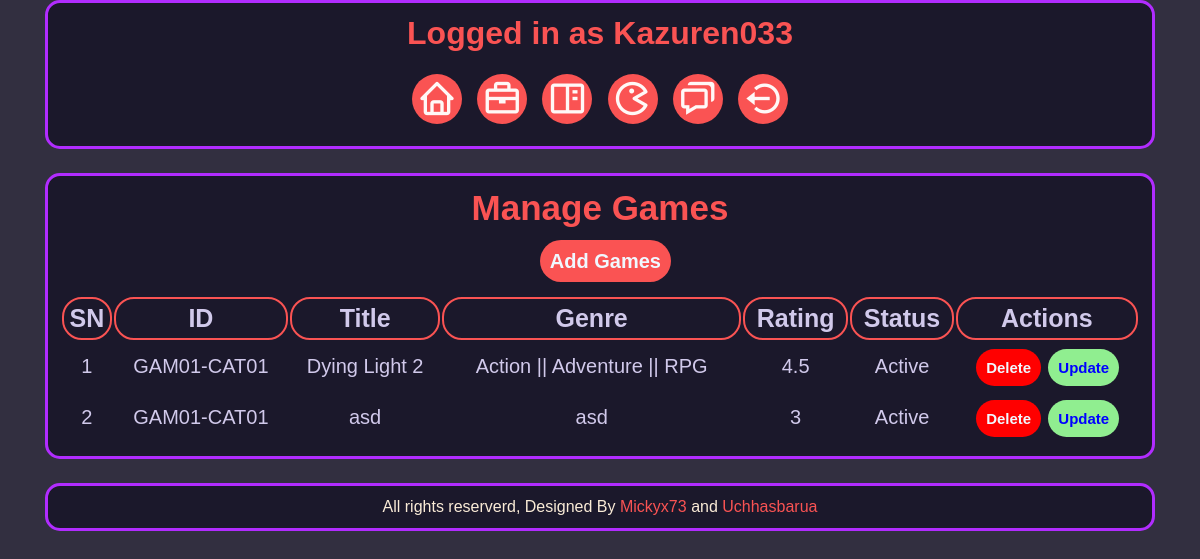
/admin/manage-games.php (signed in), run on the app's committed database.
### tables this page shows
CREATE TABLE `games` (
  `serial` int(11) NOT NULL,
  `id` varchar(100) NOT NULL,
  `title` varchar(100) NOT NULL,
  `genre` varchar(100) NOT NULL,
  `rating` float NOT NULL,
  `image` int(11) NOT NULL,
  `Status` varchar(100) NOT NULL
);

### admin/functions.php (called while the page is built, shortened)
<?php
function check_login($con)
{
	if(isset($_SESSION['user_id']))
	{
		$id = $_SESSION['user_id'];
		$query = "select * from login where id = '$id' limit 1";
		$result = mysqli_query($con,$query);
		if($result && mysqli_num_rows($result) > 0)
		{
			$user_data = mysqli_fetch_assoc($result);
			return $user_data;
		}
	}
	die;
}

### admin/manage-games.php (the view, shortened to what this page needs)
<?php
include("connection.php");
include("functions.php");
$user_data = check_login($con);
?>
<html>
<head>
    <link href="https://unpkg.com/boxicons@2.1.2/css/boxicons.min.css" rel="stylesheet" />
    <link rel="stylesheet" href="https://cdn.jsdelivr.net/npm/@fortawesome/fontawesome-free@6.1.2/css/fontawesome.min.css" />
    <link rel="stylesheet" href="../css/admin.css">
</head>
<body>
    <div class="menu text-align-center">
        <div class="wrapper container">
            <div class="Loggedin">
                <h1>Logged in as <?php echo $user_data['username']; ?></h1>
            </div>
            <ul>
                <li><a href="index.php"><i class="bx bx-home"></i></a></li>
                <li><a href="manage-admin.php"><i class='bx bx-briefcase'></i></a></li>
                <li><a href="manage-catagory.php"><i class='bx bx-book-content'></i></a></li>
                <li><a href="manage-games.php"><i class='bx bx-game'></i></a></li>
                <li><a href="requests.php"><i class='bx bx-chat'></i></a></li>
                <li><a href="logout.php"><i class='bx bx-log-out-circle'></i></a></li>
            </ul>
        </div>
    </div>
    <div class="main-content">
        <div class="wrapper container text-align-center">
            <h1><strong>Manage Games</strong></h1>
            <a href="add-game.php" class="btn-primary red">Add Games</a>
            <table class="tbl-full text-align-center">
                <tr>
                    <th>SN</th>
                    <th>ID</th>
                    <th>Title</th>
                    <th>Genre</th>
                    <th>Rating</th>
                    <th>Status</th>
                    <th>Actions</th>
                </tr>
                <?php
                $sql = "SELECT * FROM games";
                $res = mysqli_query($con, $sql);
                if ($res == TRUE) {
                    $rows = mysqli_num_rows($res);
                    $sn = 1;
                    if ($rows > 0) {
                        while ($rows = mysqli_fetch_assoc($res)) {
                            $id = $rows['serial'];
                            $gamid = $rows['id'];
                            $title = $rows['title'];
                            $genre = $rows['genre'];
                            $rating = $rows['rating'];
                            $status = $rows['Status'];
                ?>
                            <tr>
                                <td><?php echo $sn++; ?></td>
                                <td><?php echo $gamid; ?></td>
                                <td><?php echo $title; ?></td>
                                <td><?php echo $genre; ?></td>
                                <td><?php echo $rating; ?></td>
                                <td><?php echo $status; ?></td>
                                <td>
                                    <a href="<?php siteurl; ?>delete-catagory.php <?php echo $id; ?>" class="btn-primary del">Delete</a>
                                    <a href="#" class="btn-primary gre">Update</a>
                                </td>
                            </tr>
                <?php
                        }
                    } else {
                    }
                } else {
                }
                ?>
            </table>
        </div>
    </div>
    <div class="footer">
        <div class="wrapper container text-align-center">
            <p>All rights reserverd, Designed By <a href="https://github.com/Mickyx73">Mickyx73</a> and <a href="https://github.com/uchhasbarua">Uchhasbarua</a> </p>
        </div>
    </div>
</body>
</html>

### css/admin.css (style rules this page uses)
* { margin: 0; padding: 0; font-family: Arial, Helvetica, sans-serif; }
body { background-color: #322f40; }
.text-align-center { text-align: center; }
.wrapper { border: 1px solid black; padding: 1%; width: 80%; margin: 0 auto; }
.wrapper h1 { margin-bottom: 2%; }
.container { width: 90%; border: 3px solid #b12cff; background-color: #1b182b; margin: 0 auto; padding: 1%; border-radius: 15px; margin-bottom: 2%; }
.menu ul { list-style: none; margin-top: 1%; margin-bottom: 1%; vertical-align: middle; }
.loggedin h1 { color: #fa5353; }
.menu ul li { display: inline; padding: 0.5%; }
.menu ul li a { color: rgb(255, 248, 247); text-decoration: none; }
.menu ul li a i { font-size: 40px; background-color: #fa5353; border-radius: 50%; padding: 5px; }
.main-content strong { color: #fa5353; font-size: 35px; }
.tbl-full { width: 100%; color: #d1c9eb; margin-top: 2%; }
table tr th { border: 2px solid #fa5353; font-size: 25px; margin-top: 2%; padding: 0.5%; text-align: center; border-radius: 20px; }
table tr td { font-size: 20px; padding: 1.2%; }
.main-content table tr { margin: 10px; }
.btn-primary { color: aliceblue; cursor: pointer; margin-left: 1%; padding: 1%; border: none; border-radius: 25px; font-weight: bold; padding: 10px; margin-bottom: 1%; text-decoration: none; }
.red { background-color: #fa5353; font-size: 20px; }
.del { background-color: red; font-size: 15px; }
.gre { background-color: lightgreen; font-size: 15px; color: blue; }
.footer p { color: antiquewhite; }
.footer { width: 100%; }
.footer a { text-decoration: none; color: #fa5353; }

### data on the page
games: id "GAM01-CAT01", title "Dying Light 2", genre "Action || Adventure || RPG", rating "4.5", Status "Active"
games: id "GAM01-CAT01", title "asd", genre "asd", rating "3", Status "Active"

### other printed values
$user_data['username'] "Kazuren033"
